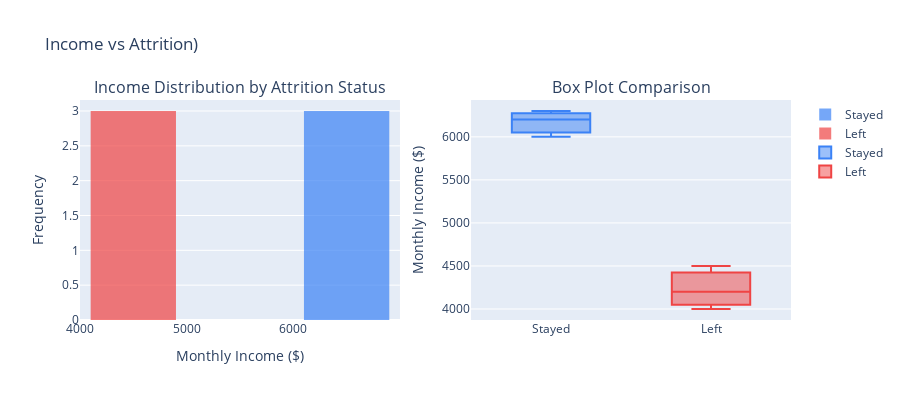

Write notebook code for a chart like this one.
### Code cell
# Create visualization for income hypothesis test
fig = make_subplots(
    rows=1, cols=2,
    subplot_titles=('Income Distribution by Attrition Status', 'Box Plot Comparison'),
    specs=[[{'type': 'histogram'}, {'type': 'box'}]]
)

# Histogram
fig.add_trace(
    go.Histogram(x=income_stayed, name='Stayed', opacity=0.7, marker_color='#3b82f6'),
    row=1, col=1
)
fig.add_trace(
    go.Histogram(x=income_left, name='Left', opacity=0.7, marker_color='#ef4444'),
    row=1, col=1
)

# Box plots
fig.add_trace(
    go.Box(y=income_stayed, name='Stayed', marker_color='#3b82f6'),
    row=1, col=2
)
fig.add_trace(
    go.Box(y=income_left, name='Left', marker_color='#ef4444'),
    row=1, col=2
)

fig.update_layout(
    title_text=f"Income vs Attrition)",
    showlegend=True,
    width=900,
    height=400
)

fig.update_xaxes(title_text="Monthly Income ($)", row=1, col=1)
fig.update_yaxes(title_text="Frequency", row=1, col=1)
fig.update_yaxes(title_text="Monthly Income ($)", row=1, col=2)

fig.show()

### Figure 1 — Plotly figure (JSON) as saved in the notebook; plotly's stock layout.template omitted (floating-point values rounded to 4 significant figures)
{"data": [{"marker": {"color": "#3b82f6"}, "name": "Stayed", "opacity": 0.7, "type": "histogram", "x": [6000, 6200, 6300], "xaxis": "x", "yaxis": "y"}, {"marker": {"color": "#ef4444"}, "name": "Left", "opacity": 0.7, "type": "histogram", "x": [4000, 4500, 4200], "xaxis": "x", "yaxis": "y"}, {"marker": {"color": "#3b82f6"}, "name": "Stayed", "type": "box", "xaxis": "x2", "y": [6000, 6200, 6300], "yaxis": "y2"}, {"marker": {"color": "#ef4444"}, "name": "Left", "type": "box", "xaxis": "x2", "y": [4000, 4500, 4200], "yaxis": "y2"}], "layout": {"annotations": [{"font": {"size": 16}, "showarrow": false, "text": "Income Distribution by Attrition Status", "x": 0.225, "xanchor": "center", "xref": "paper", "y": 1, "yanchor": "bottom", "yref": "paper"}, {"font": {"size": 16}, "showarrow": false, "text": "Box Plot Comparison", "x": 0.775, "xanchor": "center", "xref": "paper", "y": 1, "yanchor": "bottom", "yref": "paper"}], "height": 400, "showlegend": true, "title": {"text": "Income vs Attrition)"}, "width": 900, "xaxis": {"anchor": "y", "domain": [0, 0.45], "title": {"text": "Monthly Income ($)"}}, "xaxis2": {"anchor": "y2", "domain": [0.55, 1]}, "yaxis": {"anchor": "x", "domain": [0, 1], "title": {"text": "Frequency"}}, "yaxis2": {"anchor": "x2", "domain": [0, 1], "title": {"text": "Monthly Income ($)"}}}}
